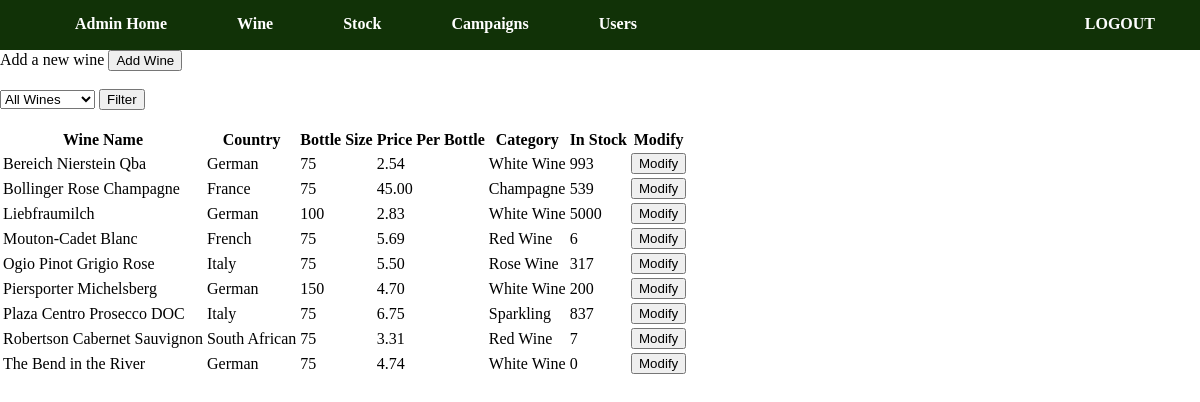
The app's page /admin/aWine.php (signed in) with its own data.
### tables this page shows
CREATE TABLE IF NOT EXISTS `wine` (
  `wine_id` int(11) NOT NULL,
  `wine_name` varchar(100) NOT NULL,
  `country` varchar(100) NOT NULL,
  `bottle_size` int(11) DEFAULT NULL,
  `description` longtext,
  `price_per_bottle` double(10,2) NOT NULL,
  `bottles_per_case` int(11) NOT NULL,
  `asset_link` varchar(255) DEFAULT NULL,
  `category_id_fk` int(11) NOT NULL
);

CREATE TABLE IF NOT EXISTS `category` (
  `category_id` int(11) NOT NULL,
  `wine_colour` varchar(25) DEFAULT NULL,
  `wine_type` varchar(25) DEFAULT NULL
);

CREATE TABLE IF NOT EXISTS `stock_hold` (
  `stock_hold_id` int(11) NOT NULL,
  `quantity` int(11) NOT NULL DEFAULT '0',
  `wine_id_fk` int(11) NOT NULL
);

### Database/db_Read.php (called while the page is built, shortened)
<?php
    function readQC($_q, $_c)
    {
        global $pdo;
        $statement = $pdo->prepare($_q);
        $statement->execute();
        $result = $statement->fetchAll(PDO::FETCH_CLASS, $_c);
        return $result;
    }
    function getAllWines() {
        $q = "SELECT * FROM wine, category, stock_hold WHERE stock_hold.wine_id_fk = wine.wine_id AND  wine.category_id_fk = category.category_id ORDER BY wine_name ASC";
        $c = 'Wine';
        return readQC($q, $c);
    }
?>

### admin/Controllers/aWine_controller.php (called while the page is built, shortened)
<?php
require_once ("../Model/m_wine.php");
if (isset($_GET["aCode"]) && $_GET["aCode"] == "filter" && $_GET["wine_type"] != "all") {
    $accessWines = [];
    $accessWines = getAllWinesByCategory($_GET["wine_type"]);
    $message = "You selection has now been filtered.";
} elseif (isset($_GET["aCode"]) && $_GET["aCode"] == "wine_mod") {
    $accessWines = [];
    $accessWines = getWineById($_GET["wine"]);
    $message = "Modify your selected product here, once the update button is clicked the changes will take effect immediately.";
} else {
    $accessWines = getAllWines();
}
?>

### Model/m_wine.php (called while the page is built, shortened)
<?php
    class Wine implements JsonSerializable {
        function __get($name) {
            return $this->$name;
        }
    }
?>

### admin/aWine.php (the view, shortened to what this page needs)
<?php require_once ('Includes/header.php'); ?>
<?php require_once ('Controllers/aWine_controller.php'); ?>
    <form method="get" action="awine.php">
        <label for="addWine">Add a new wine</label>
        <input type="submit" value="Add Wine">
    </form>
    <br>
    <?php if(isset($_GET["aCode"]) && $_GET["aCode"] == "wine_mod"): ?>
        <form method="post" action="aWine.php" enctype="multipart/form-data">
        <table>
            <tr>
                <th>Wine Name : </th>
                <td>
                    <input type="text" name="wine_name" value="<?= $accessWines[0]->wine_name ?>" >
                </td>
            </tr>
            <tr>
                <th>Country : </th>
                <td>
                    <input type="text" name="country" value="<?= $accessWines[0]->country ?>" >
                </td>
            </tr>
            <tr>
                <th>Bottle Size : </th>
                <td>
                    <input type="text" name="bottle_size" value="<?= $accessWines[0]->bottle_size ?>" >ml
                </td>
            </tr>
            <tr>
                <th>Price : </th>
                <td>
                    £<input type="text" name="price_per_bottle" value="<?= $accessWines[0]->price_per_bottle ?>" >
                </td>
            </tr>
            <tr>
                <th>Current Image : </th>
                <td>
                    <input type="hidden" name="asset_current" value="<?= $accessWines[0]->asset_link ?>" >
                    <img src="../<?= $accessWines[0]->asset_link ?>" alt="Picture of <?= $accessWines[0]->wine_name ?>" height="50px">
                </td>
            </tr>
            <tr>
                <th>Upload New Image : </th>
                <td>
                    <input type="file" name="asset_link"  >
                </td>
            </tr>
            <tr>
                <th>Description : </th>
                <td>
                    <textarea name="description" rows="6" cols="50"><?= $accessWines[0]->description ?></textarea>
                </td>
            </tr>
            <tr>
                <th>Category : </th>
                <td>
                    <select name="category">
                        <?php foreach ($accessCat as $cat): ?>
                            <option name="category" value="<?= $cat->category_id ?>" <?= ($cat->category_id == $accessWines[0]->category_id_fk) ? "selected" : "" ?> ><?= $cat->wine_colour ?> <?= $cat->wine_type ?></option>
                        <?php endforeach; ?>
                    </select>
                </td>
            </tr>
        </table>
            <input type="hidden" name="aCode" value="update">
            <input type="hidden" name="wine" value="<?= $accessWines[0]->wine_id ?>">
            <input type="submit" name="update" value="Update">
            <input type="submit" name="cancel" value="Cancel">
        </form>
    <?php else: ?>
    <form method="get" action="aWine.php">
        <select name="wine_type">
            <option name="wine_type" value="all">All Wines</option>
        </select>
        <input type="submit" value="Filter"/>
    </form>
    <br>
    <table>
        <tr>
            <th>Wine Name</th>
            <th>Country</th>
            <th>Bottle Size</th>
            <th>Price Per Bottle</th>
            <th>Category</th>
            <th>In Stock</th>
            <th>Modify</th>
        </tr>
        <?php foreach ($accessWines as $wine): ?>
        <tr>
            <td><?= $wine->wine_name ?></td>
            <td><?= $wine->country ?></td>
            <td><?= $wine->bottle_size ?></td>
            <td><?= $wine->price_per_bottle ?></td>
            <td><?= $wine->wine_colour ?> <?= $wine->wine_type ?></td>
            <td><?= $wine->quantity ?></td>
            <td>
                <form method="get" action="aWine.php">
                    <input type="submit" value="Modify">
                </form>
            </td>
        </tr>
        <?php endforeach; ?>
    </table>
    <?php endif; ?>
<?php require_once ('Includes/footer.php'); ?>

### Style/main.css (style rules this page uses)
* { box-sizing: border-box; }
body { width: 100%; height: 100%; margin: 0px; padding: 0px; }

### records on screen
wine: wine_name "Bereich Nierstein Qba", country "German", bottle_size "75", price_per_bottle "2.54", category_id_fk.wine_colour "White", category_id_fk.wine_type "Wine", stock_hold.quantity "993"
wine: wine_name "Bollinger Rose Champagne", country "France", bottle_size "75", price_per_bottle "45.00", category_id_fk.wine_type "Champagne", stock_hold.quantity "539"
wine: wine_name "Liebfraumilch", country "German", bottle_size "100", price_per_bottle "2.83", category_id_fk.wine_colour "White", category_id_fk.wine_type "Wine", stock_hold.quantity "5000"
wine: wine_name "Mouton-Cadet Blanc", country "French", bottle_size "75", price_per_bottle "5.69", category_id_fk.wine_colour "Red", category_id_fk.wine_type "Wine", stock_hold.quantity "6"
wine: wine_name "Ogio Pinot Grigio Rose", country "Italy", bottle_size "75", price_per_bottle "5.50", category_id_fk.wine_colour "Rose", category_id_fk.wine_type "Wine", stock_hold.quantity "317"
wine: wine_name "Piersporter Michelsberg", country "German", bottle_size "150", price_per_bottle "4.70", category_id_fk.wine_colour "White", category_id_fk.wine_type "Wine", stock_hold.quantity "200"
wine: wine_name "Plaza Centro Prosecco DOC", country "Italy", bottle_size "75", price_per_bottle "6.75", category_id_fk.wine_type "Sparkling", stock_hold.quantity "837"
wine: wine_name "Robertson Cabernet Sauvignon", country "South African", bottle_size "75", price_per_bottle "3.31", category_id_fk.wine_colour "Red", category_id_fk.wine_type "Wine", stock_hold.quantity "7"
wine: wine_name "The Bend in the River", country "German", bottle_size "75", price_per_bottle "4.74", category_id_fk.wine_colour "White", category_id_fk.wine_type "Wine", stock_hold.quantity "0"
